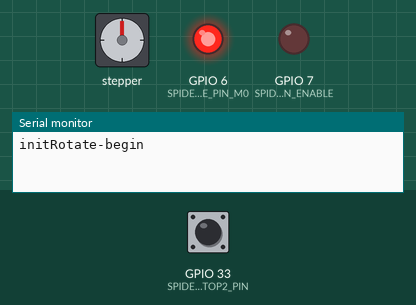
Recording of a sketch running on a simulated ESP32. Shown: stepper motor, output pins drawn as LEDs (lit = HIGH), the last lines printed to the serial monitor. Inputs (shaded band) come from the test bench; at power-on: GPIO 33 (SPIDER_ROTATE_ENDSTOP2_PIN) HIGH. Stepper angles assume 200 steps per turn.

Above: at 0.1 s.
At 0.8 s:
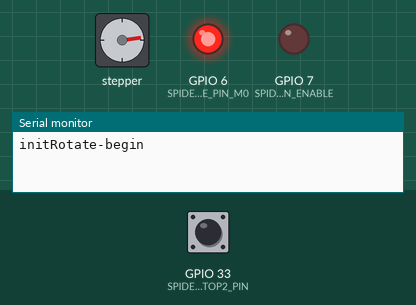
0.9 s: GPIO 33 (SPIDER_ROTATE_ENDSTOP2_PIN) pulled LOW for 0.15 s
At 5.4 s:
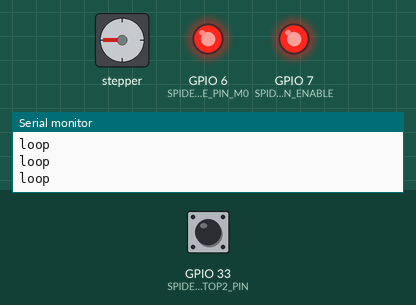
Timing chart, 0 to 6.9 s (numbered marks = the images above; inputs shaded):
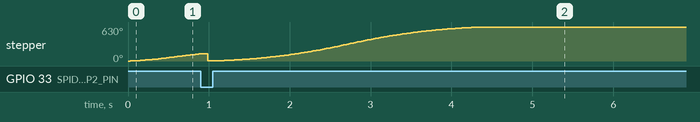

The sketch:

test_stepper_rotate.ino
```cpp
#include <AccelStepper.h>
#include <MultiStepper.h>

/* Calculate number of step do go from one tank to another */
#define SPIDER_ROTATE_PIN_STP 9
#define SPIDER_ROTATE_PIN_DIR 8
#define SPIDER_ROTATE_NBSTEP 350 // Number of steps to move to one tank
#define SPIDER_ROTATE_SPEED 600
#define SPIDER_ROTATE_ACCEL 100
#define SPIDER_ROTATE_PIN_ENABLE 7
#define SPIDER_ROTATE_PIN_M0 6
#define SPIDER_ROTATE_ENDSTOP2_PIN 33

AccelStepper spiderRotate(1, SPIDER_ROTATE_PIN_STP, SPIDER_ROTATE_PIN_DIR);

void setup() {
  Serial.begin(9600);
  // spider rotation
  pinMode(SPIDER_ROTATE_PIN_M0, OUTPUT);
  digitalWrite(SPIDER_ROTATE_PIN_M0, HIGH);// Half step
  pinMode(SPIDER_ROTATE_PIN_ENABLE, OUTPUT);
  digitalWrite(SPIDER_ROTATE_PIN_ENABLE, HIGH);

  initRotate();

  // put your main code here, to run repeatedly:
  digitalWrite(SPIDER_ROTATE_PIN_ENABLE, LOW);
  spiderRotate.setCurrentPosition(0);
  spiderRotate.setMaxSpeed(SPIDER_ROTATE_SPEED);
  spiderRotate.setAcceleration(SPIDER_ROTATE_ACCEL);
  int delta = SPIDER_ROTATE_NBSTEP;
  spiderRotate.moveTo(delta);

  while (spiderRotate.currentPosition() != delta){
    spiderRotate.run();
  }
  spiderRotate.stop();
  spiderRotate.setCurrentPosition(0);
  spiderRotate.run();
  digitalWrite(SPIDER_ROTATE_PIN_ENABLE, HIGH);
}

void loop() {
  Serial.println("loop");
}

void initRotate() {
  Serial.println("initRotate-begin");
  digitalWrite(SPIDER_ROTATE_PIN_ENABLE, LOW);
  spiderRotate.setCurrentPosition(0);
  spiderRotate.setMaxSpeed(SPIDER_ROTATE_SPEED);
  spiderRotate.setAcceleration(SPIDER_ROTATE_ACCEL);

  boolean bEndStop = !digitalRead(SPIDER_ROTATE_ENDSTOP2_PIN);
  int homing = 1;
  while (!bEndStop) {
    spiderRotate.moveTo(homing);
    spiderRotate.run();
    homing++;
    delay(5);
    bEndStop = !digitalRead(SPIDER_ROTATE_ENDSTOP2_PIN);
  }
  spiderRotate.setCurrentPosition(0);
  digitalWrite(SPIDER_ROTATE_PIN_ENABLE, HIGH);
}
```

Measured:
- after the input at 0.9 s, GPIO 7 (SPIDER_ROTATE_PIN_ENABLE): LOW → HIGH after 3.6 s
